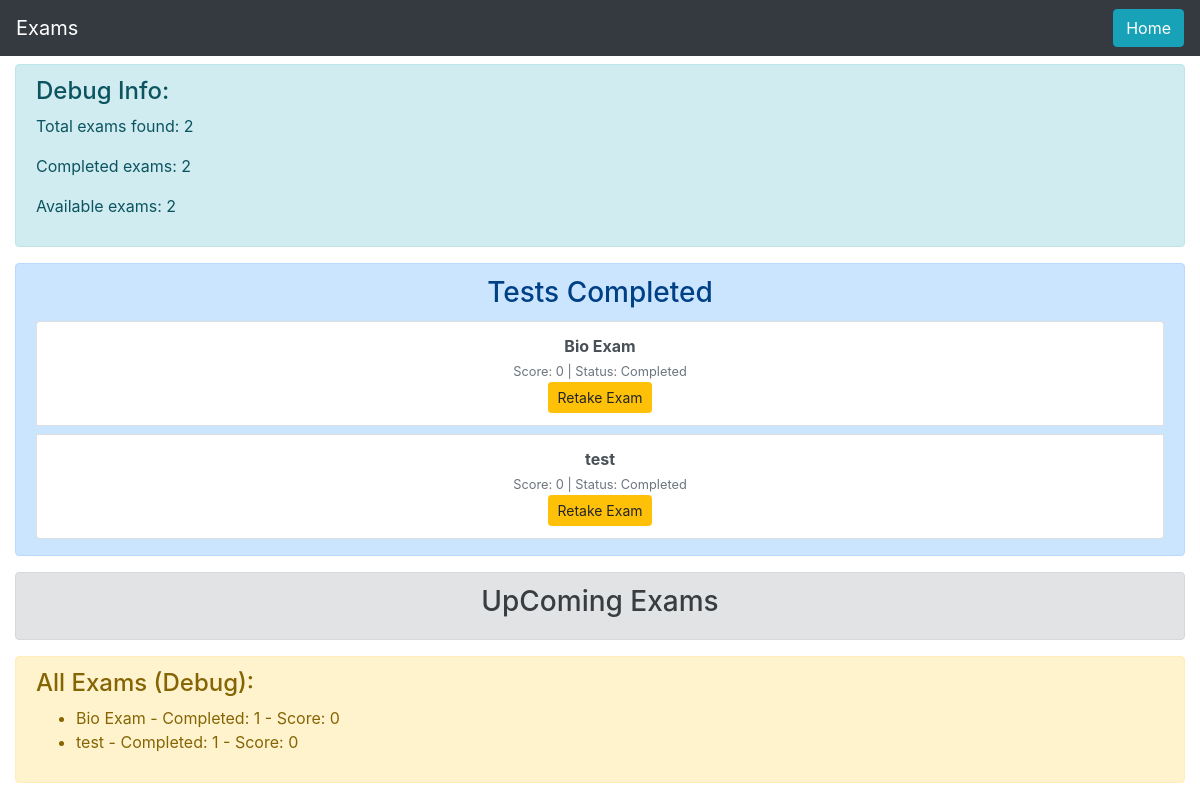
The app's page /student/exams/ (signed in), older data.
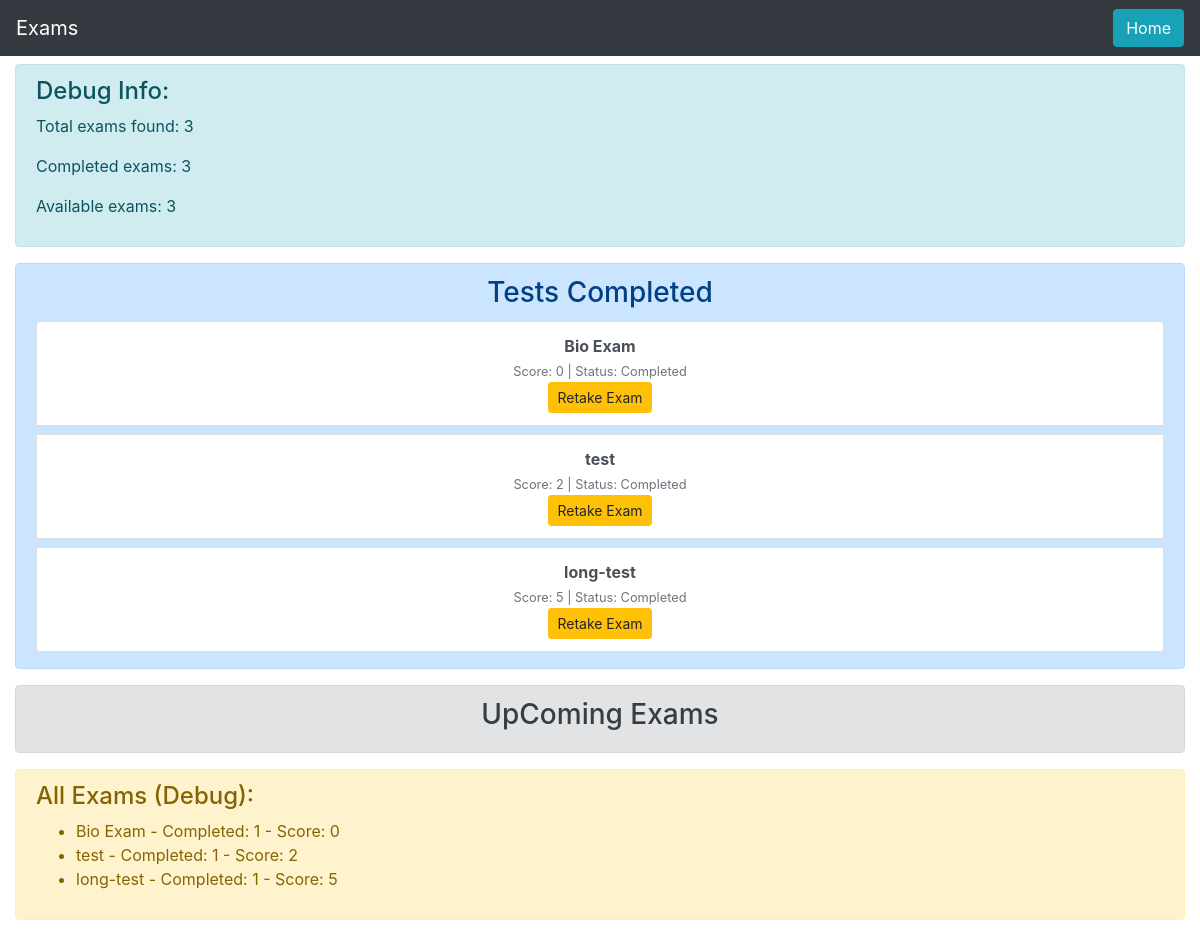
The same page, newer data.
### student/models.py (models this page shows)
class StuExam_DB(models.Model):
    student = models.ForeignKey(User, limit_choices_to={'groups__name': "Student"}, on_delete=models.CASCADE, null=True)
    examname = models.CharField(max_length=100)
    qpaper = models.ForeignKey(Question_Paper, on_delete=models.CASCADE, null=True)
    questions = models.ManyToManyField(Stu_Question)
    score = models.IntegerField(default=int)  # pyright: ignore
    completed = models.IntegerField(default=int)  # pyright: ignore

### student/views/exams.py (the view, shortened to what this page needs)
# urls.py: path('exams/', views.exams, name='exams'),
def exams(request):
    student = request.user
    studentGroup = Special_Students.objects.filter(students=student)  # type: ignore
    studentExamsList = StuExam_DB.objects.filter(student=student)  # type: ignore
    return render(request, 'student/exam/viewexam.html', {
        'student': student, 'paper': studentExamsList
    })

### student/templates/student/exam/viewexam.html (shortened to what this page needs)
{% extends 'student/base/base.html' %}
{% block nav_title %} Exams {% endblock nav_title %}
{% block url %}{% url 'student:index' %}{% endblock url %}
{% block action %}Home{% endblock action %}
{% block body %}
   <div class="container-fluid my-2">
        <div class="alert alert-info">
            <h4>Debug Info:</h4>
            <p>Total exams found: {{ paper|length }}</p>
            <p>Completed exams: {{ paper|length|add:"0" }}</p>
            <p>Available exams: {{ paper|length|add:"0" }}</p>
        </div>
        <div id="completed_exams" class="alert alert-primary">
            <h3 align="center">Tests Completed</h3>
            <ol class="list-group">
                {% for i in paper %}
                {% if  i.completed == 1 %}
                <li class="list-group-item list-group-item-action my-1 text-center">
                    <strong>{{ i.examname }}</strong>
                    <br>
                    <small class="text-muted">Score: {{ i.score }} | Status: Completed</small>
                    <br>
                    <form method="POST" style="display: inline;">
                        <input class="btn btn-warning btn-sm" type="submit" value="Retake Exam">
                    </form>
                </li>
                {% endif %}
                {% endfor %}
            </ol>
        </div>
        <div id="upcoming_exams" class="my-6 alert alert-secondary">
            <h3 align="center" >UpComing Exams</h3>
        </div>
        <div class="alert alert-warning">
            <h4>All Exams (Debug):</h4>
            <ul>
                {% for i in paper %}
                <li>{{ i.examname }} - Completed: {{ i.completed }} - Score: {{ i.score }}</li>
                {% empty %}
                <li>No exams found</li>
                {% endfor %}
            </ul>
        </div>
    </div>
{% endblock body %}

Row changes from the older to the newer data that the page shows:
changed StuExam_DB "test": score "0" → "2"
added StuExam_DB: examname "long-test", score "5", completed "1"
Text that changed along with them:
{{ paper|length }}: "2" → "3"
{{ paper|length|add:"0" }}: "2" → "3"
